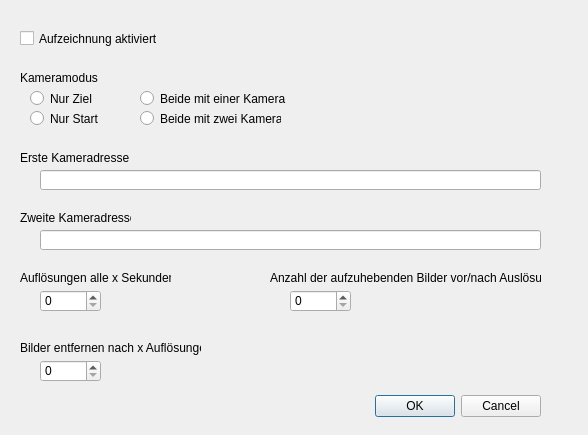
<?xml version="1.0" encoding="UTF-8"?>
<ui version="4.0">
 <class>DialogFotoFinishSettings</class>
 <widget class="QDialog" name="DialogFotoFinishSettings">
  <property name="geometry">
   <rect>
    <x>0</x>
    <y>0</y>
    <width>588</width>
    <height>435</height>
   </rect>
  </property>
  <property name="windowTitle">
   <string>Dialog</string>
  </property>
  <widget class="QDialogButtonBox" name="buttonBox">
   <property name="geometry">
    <rect>
     <x>20</x>
     <y>390</y>
     <width>521</width>
     <height>32</height>
    </rect>
   </property>
   <property name="orientation">
    <enum>Qt::Horizontal</enum>
   </property>
   <property name="standardButtons">
    <set>QDialogButtonBox::Cancel|QDialogButtonBox::Ok</set>
   </property>
  </widget>
  <widget class="QLabel" name="label_CamSettings">
   <property name="geometry">
    <rect>
     <x>20</x>
     <y>70</y>
     <width>91</width>
     <height>16</height>
    </rect>
   </property>
   <property name="text">
    <string>Kameramodus</string>
   </property>
  </widget>
  <widget class="QRadioButton" name="radioButton_NurZiel">
   <property name="geometry">
    <rect>
     <x>30</x>
     <y>90</y>
     <width>82</width>
     <height>17</height>
    </rect>
   </property>
   <property name="text">
    <string>Nur Ziel</string>
   </property>
   <attribute name="buttonGroup">
    <string notr="true">buttonGroup_Modus</string>
   </attribute>
  </widget>
  <widget class="QRadioButton" name="radioButton_NurStart">
   <property name="geometry">
    <rect>
     <x>30</x>
     <y>110</y>
     <width>82</width>
     <height>17</height>
    </rect>
   </property>
   <property name="text">
    <string>Nur Start</string>
   </property>
   <attribute name="buttonGroup">
    <string notr="true">buttonGroup_Modus</string>
   </attribute>
  </widget>
  <widget class="QRadioButton" name="radioButton_BeideGemeinsam">
   <property name="geometry">
    <rect>
     <x>140</x>
     <y>90</y>
     <width>181</width>
     <height>17</height>
    </rect>
   </property>
   <property name="text">
    <string>Beide mit einer Kamera</string>
   </property>
   <attribute name="buttonGroup">
    <string notr="true">buttonGroup_Modus</string>
   </attribute>
  </widget>
  <widget class="QRadioButton" name="radioButton_BeideGetrennt">
   <property name="geometry">
    <rect>
     <x>140</x>
     <y>110</y>
     <width>141</width>
     <height>17</height>
    </rect>
   </property>
   <property name="text">
    <string>Beide mit zwei Kameras</string>
   </property>
   <attribute name="buttonGroup">
    <string notr="true">buttonGroup_Modus</string>
   </attribute>
  </widget>
  <widget class="QCheckBox" name="checkBox_Aktiv">
   <property name="geometry">
    <rect>
     <x>20</x>
     <y>30</y>
     <width>151</width>
     <height>17</height>
    </rect>
   </property>
   <property name="text">
    <string>Aufzeichnung aktiviert</string>
   </property>
  </widget>
  <widget class="QLabel" name="label_ErsteKamera">
   <property name="geometry">
    <rect>
     <x>20</x>
     <y>150</y>
     <width>111</width>
     <height>16</height>
    </rect>
   </property>
   <property name="text">
    <string>Erste Kameradresse</string>
   </property>
  </widget>
  <widget class="QLabel" name="label_ZweiteKamera">
   <property name="geometry">
    <rect>
     <x>20</x>
     <y>210</y>
     <width>111</width>
     <height>16</height>
    </rect>
   </property>
   <property name="text">
    <string>Zweite Kameradresse</string>
   </property>
  </widget>
  <widget class="QLineEdit" name="lineEdit_Cam1">
   <property name="geometry">
    <rect>
     <x>40</x>
     <y>170</y>
     <width>501</width>
     <height>20</height>
    </rect>
   </property>
  </widget>
  <widget class="QLineEdit" name="lineEdit_Cam2">
   <property name="geometry">
    <rect>
     <x>40</x>
     <y>230</y>
     <width>501</width>
     <height>20</height>
    </rect>
   </property>
  </widget>
  <widget class="QSpinBox" name="spinBox_RecordEverySecound">
   <property name="geometry">
    <rect>
     <x>40</x>
     <y>290</y>
     <width>61</width>
     <height>22</height>
    </rect>
   </property>
  </widget>
  <widget class="QLabel" name="label_RecordEverySecound">
   <property name="geometry">
    <rect>
     <x>20</x>
     <y>270</y>
     <width>151</width>
     <height>16</height>
    </rect>
   </property>
   <property name="text">
    <string>Auflösungen alle x Sekunden:</string>
   </property>
  </widget>
  <widget class="QLabel" name="label_KeepXImages">
   <property name="geometry">
    <rect>
     <x>270</x>
     <y>270</y>
     <width>271</width>
     <height>16</height>
    </rect>
   </property>
   <property name="text">
    <string>Anzahl der aufzuhebenden Bilder vor/nach Auslösung</string>
   </property>
  </widget>
  <widget class="QSpinBox" name="spinBox_KeepXImages">
   <property name="geometry">
    <rect>
     <x>290</x>
     <y>290</y>
     <width>61</width>
     <height>22</height>
    </rect>
   </property>
  </widget>
  <widget class="QLabel" name="label_KeepImagFor">
   <property name="geometry">
    <rect>
     <x>20</x>
     <y>340</y>
     <width>181</width>
     <height>16</height>
    </rect>
   </property>
   <property name="text">
    <string>Bilder entfernen nach x Auflösungen</string>
   </property>
  </widget>
  <widget class="QSpinBox" name="spinBox_KeepXImageFor">
   <property name="geometry">
    <rect>
     <x>40</x>
     <y>360</y>
     <width>61</width>
     <height>22</height>
    </rect>
   </property>
  </widget>
 </widget>
 <resources/>
 <connections>
  <connection>
   <sender>buttonBox</sender>
   <signal>accepted()</signal>
   <receiver>DialogFotoFinishSettings</receiver>
   <slot>accept()</slot>
   <hints>
    <hint type="sourcelabel">
     <x>248</x>
     <y>254</y>
    </hint>
    <hint type="destinationlabel">
     <x>157</x>
     <y>274</y>
    </hint>
   </hints>
  </connection>
  <connection>
   <sender>buttonBox</sender>
   <signal>rejected()</signal>
   <receiver>DialogFotoFinishSettings</receiver>
   <slot>reject()</slot>
   <hints>
    <hint type="sourcelabel">
     <x>316</x>
     <y>260</y>
    </hint>
    <hint type="destinationlabel">
     <x>286</x>
     <y>274</y>
    </hint>
   </hints>
  </connection>
 </connections>
 <buttongroups>
  <buttongroup name="buttonGroup_Modus"/>
 </buttongroups>
</ui>
